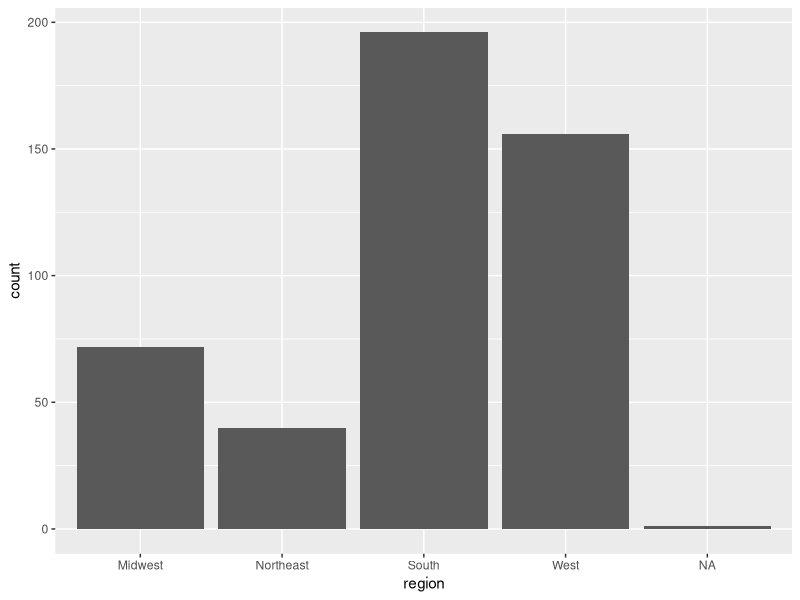
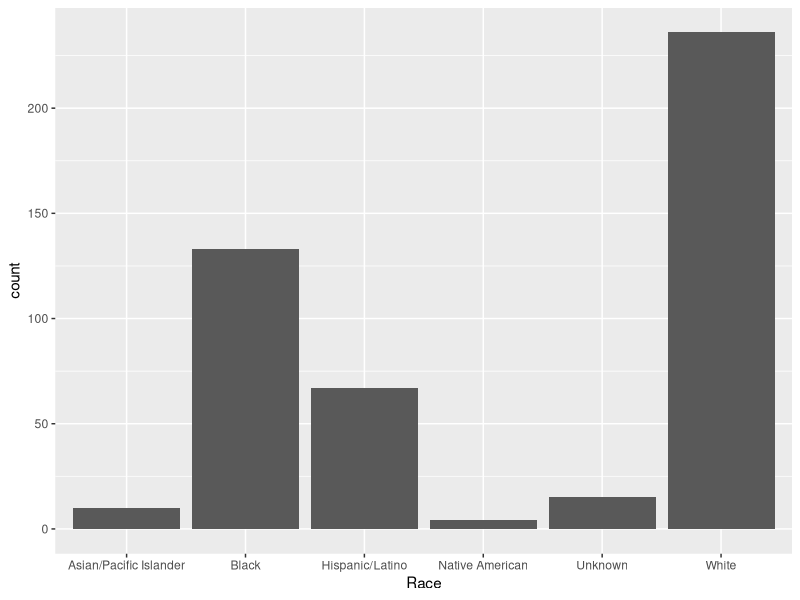
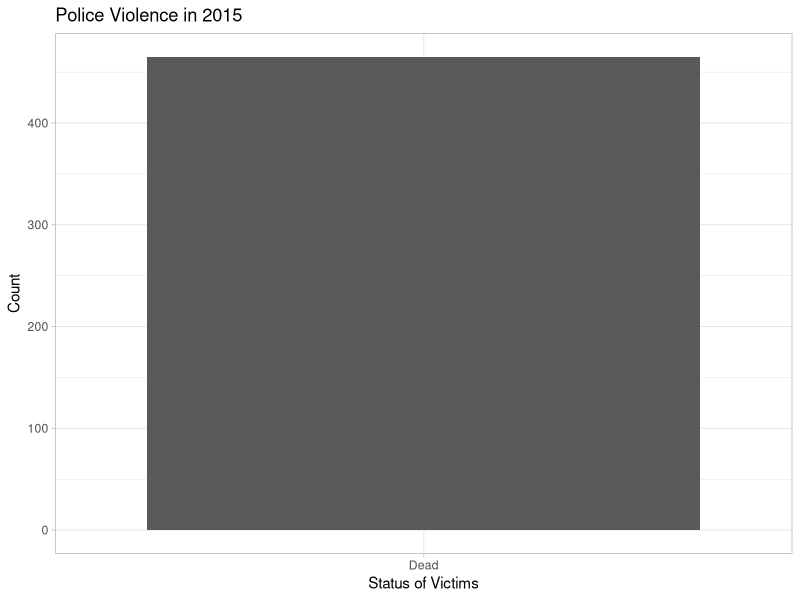
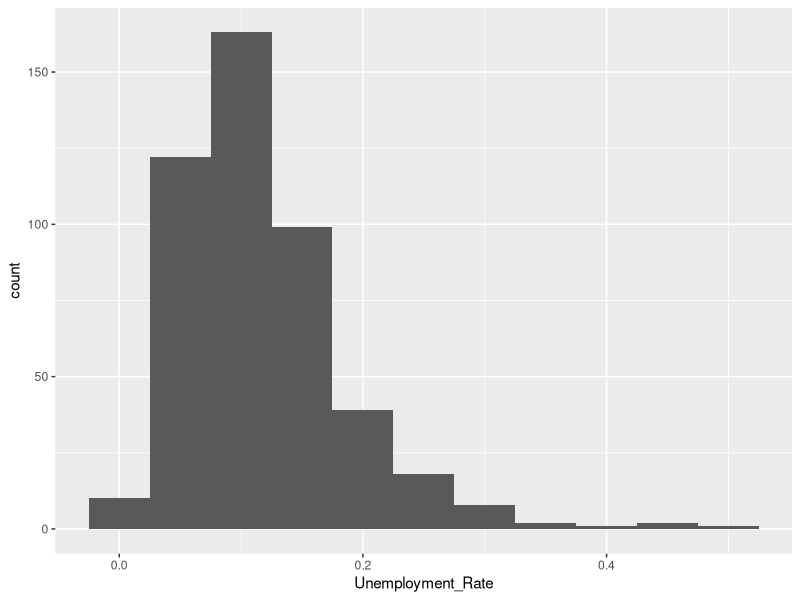

The R script that drew these images, in order:
## ---- chunk 1
knitr::opts_chunk$set(echo = TRUE)
library(tidyverse)
install.packages("Hmisc")
library(Hmisc)

# Import Data Below
PoliceKillings<-read_csv("PKcleanP2.csv")
## ---- chunk 2
populations<-read_csv("StatePops.csv")


regions<-PoliceKillings %>%
  group_by(region)
## ---- chunk 3

ggplot(regions) +
  geom_bar(aes(x=region))
## ---- chunk 4
Races <- PoliceKillings %>% 
  group_by(Race)

ggplot(Races) +
  geom_bar(aes(x=Race))
## ---- chunk 5
Ages <- PoliceKillings %>% 
  mutate(Age = as.factor(Age)) %>%
  group_by(Age)
str(Ages)
levels(Ages$Age)
## ---- chunk 6
Ages1 <- Ages %>%
  mutate(Age_Bin=fct_collapse(Age,
                           Teenager = levels(Age)[c(1:4)],
                           Twenties = levels(Age)[c(5:14)],
                           Thirties = levels(Age)[c(15:25)],
                           Forties = levels(Age)[c(26:34)],
                           Fifties = levels(Age)[c(35:44)],
                           Sixties = levels(Age)[c(45:52)],
                           Seventies =  levels(Age)[c(53:58)],
                           Eighties = levels(Age)[c(59:60)],
                           Unknown = levels(Age)[c(61)]
                           )) %>%
           group_by(Age_Bin) %>%
           dplyr::summarize(n=n()) %>%
           ungroup() %>%
           mutate(prop=n/sum(n))
## ---- chunk 7
#
## ---- chunk 8
PD = 
  PoliceKillings %>% 
  mutate( 
    killed = ifelse("age">16, 1, 0), 
    killed = factor(killed, levels=c("0","1"), labels = c("Alive","Dead")))
  
ggplot(PD) + 
  geom_bar(mapping = aes(killed)) + 
  theme_light() + 
  ggtitle("Police Violence in 2015") + xlab("Status of Victims") + ylab("Count")
## ---- chunk 9
#
## ---- chunk 10
#
## ---- chunk 11
#
## ---- chunk 12
URranges1=cut2(PoliceKillings$Unemployment_Rate,c(0.02,0.04,0.06,0.08,0.1,0.12,0.14,0.16,0.18,0.2,0.22,0.24,0.26,0.28,0.3,0.32,0.34,0.36,0.38,0.4)) 
summary(URranges1) #splitting up unemployment into ranges and then finding the count for each bin

ggplot(PoliceKillings,aes(Unemployment_Rate))+geom_histogram(bins=10,binwidth=0.05) #histogram of unemployment values

## ---- chunk 13
#
## ---- chunk 14
#
## ---- chunk 15
#
